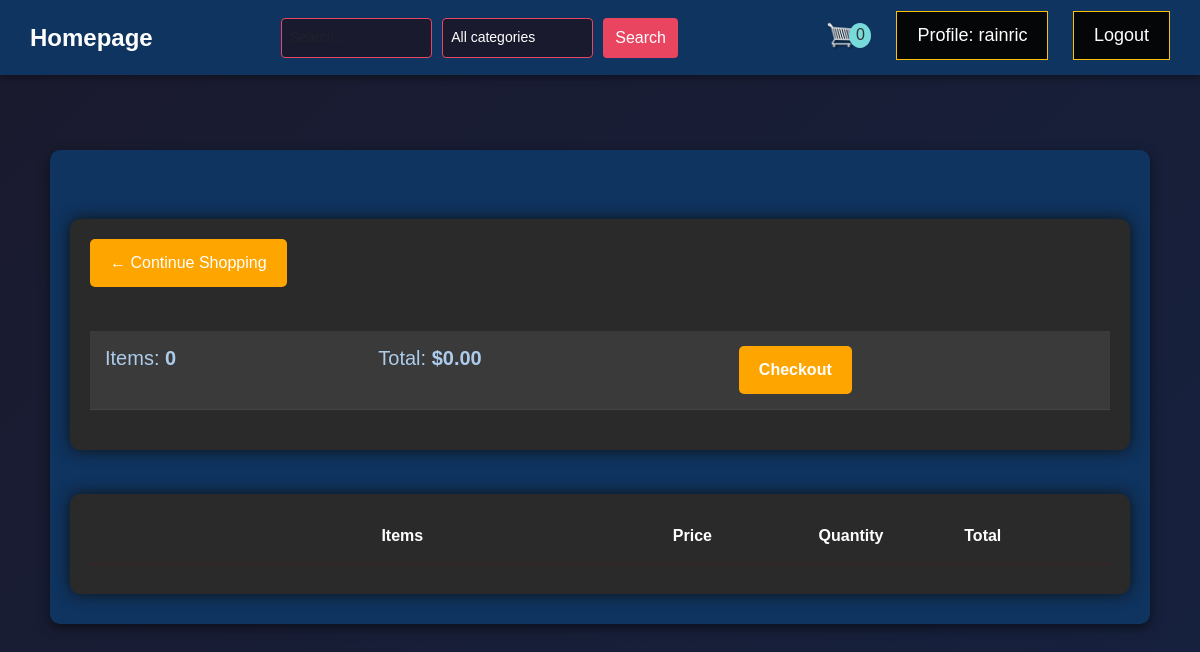
The page /cart/ (signed in) on the database as committed earlier.
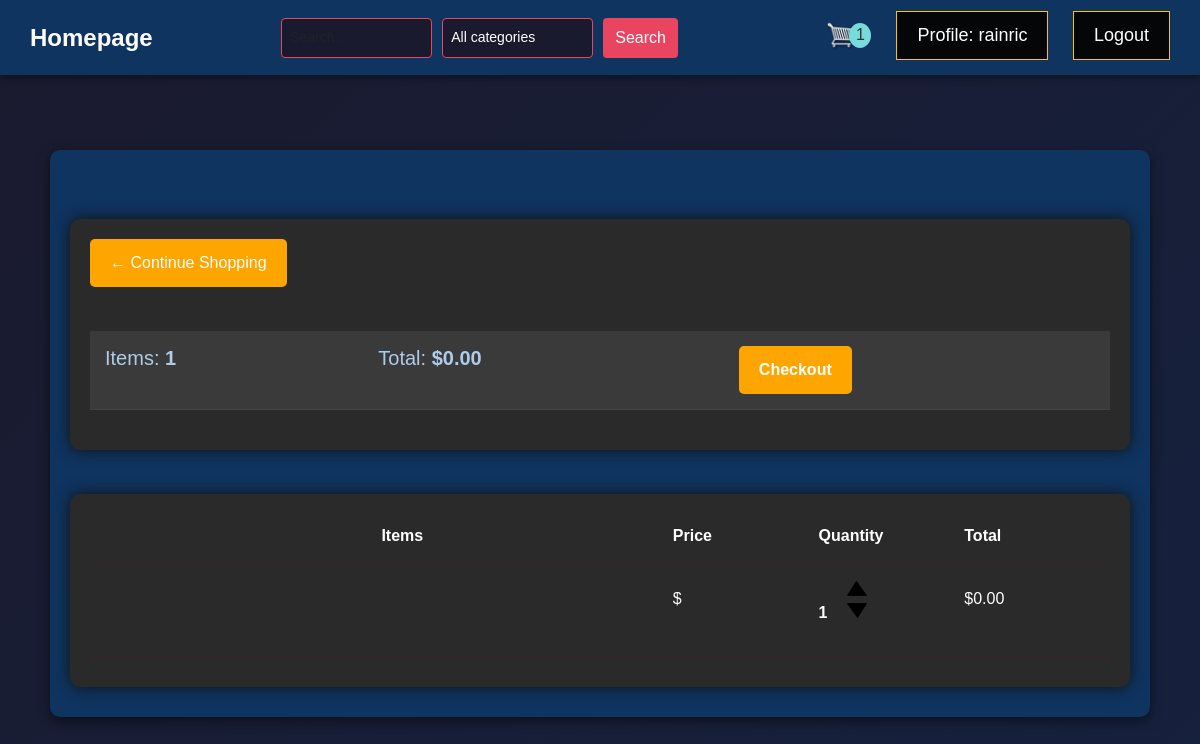
The same page on the database as committed later.
### store/models.py (models this page shows, shortened)
class Order(models.Model):
	customer = models.ForeignKey(Customer, on_delete=models.SET_NULL, null=True, blank=True)
	date_ordered = models.DateTimeField(auto_now_add=True)
	complete = models.BooleanField(default=False)
	transaction_id = models.CharField(max_length=100, null=True)
	digital = models.BooleanField(default=False)
	shipping = models.BooleanField(default=False)
	name = models.CharField(max_length=200, null=True)
	@property
	def shipping(self):
		shipping = False
		orderitems = self.orderitem_set.all()
		for i in orderitems:
			if i.product is not None and not i.product.digital:
				shipping = True
		return shipping
	@property
	def get_cart_total(self):
		orderitems = self.orderitem_set.all()
		total = sum([item.get_total for item in orderitems])
		return total
	@property
	def get_cart_items(self):
		orderitems = self.orderitem_set.all()
		total = sum([item.quantity for item in orderitems])
		return total

class OrderItem(models.Model):
	product = models.ForeignKey(Product, on_delete=models.SET_NULL, null=True, default=None)
	order = models.ForeignKey(Order, on_delete=models.SET_NULL, null=True)
	quantity = models.IntegerField(default=0, null=True, blank=True)
	date_added = models.DateTimeField(auto_now_add=True)
	@property
	def get_total(self):
		if self.product is not None:
			total = self.product.price * self.quantity
			return total
		else:
			return 0

### store/views.py (the view)
# urls.py: path('cart/', views.cart, name="cart"),
@login_required
def cart(request):
    data = cartData(request)
    cartItems = data['cartItems']
    order = data['order']
    items = data['items']
    context = {'items': items, 'order': order, 'cartItems': cartItems}
    return render(request, 'store/cart.html', context)

### store/utils.py (called while the page is built)
def cartData(request):
    cartItems = 0
    order = {'get_cart_total': 0, 'get_cart_items': 0}
    items = []
    try:
        if request.user.is_authenticated:
            customer = request.user.customer
            order = Order.objects.get(customer=customer, complete=False)
            items = order.orderitem_set.all()
            cartItems = order.get_cart_items
        else:
            cart = json.loads(request.COOKIES.get('cart', '{}'))
            for i in cart:
                cartItems += cart[i]['quantity']
    except Exception as e:
        print(f"Error in cartData: {e}")
    return {'cartItems': cartItems, 'order': order, 'items': items}

### store/templates/store/cart.html (shortened to what this page needs)
{% extends 'store/boang.html' %}
{% load static %}
{% block content %}
<div class="row">
    <div class="col-lg-12">
        <div class="box-element">
            <a class="btn-custom" href="{% url 'store:store' %}">&#x2190; Continue Shopping</a>
            <br><br>
            <table class="table">
                <tr>
                    <th>
                        <h5>Items: <strong>{{ order.get_cart_items }}</strong></h5>
                    </th>
                    <th>
                        <h5>Total: <strong>${{ order.get_cart_total|floatformat:2 }}</strong></h5>
                    </th>
                    <th>
                        <a class="btn-custom" href="{% url 'store:checkout' %}">Checkout</a>
                    </th>
                </tr>
            </table>
        </div>
        <br>
        <div class="box-element">
            <div class="cart-row">
                <div style="flex:2"><strong>Items</strong></div>
                <div style="flex:1"><strong>Price</strong></div>
                <div style="flex:1"><strong>Quantity</strong></div>
                <div style="flex:1"><strong>Total</strong></div>
            </div>
            {% for item in items %}
            <div class="cart-row">
                <div style="flex:2"><img class="row-image" src="{{ item.product.image.url }}"></div>
                <div style="flex:2">
                </div>
                <div style="flex:1">
                    <p>${{ item.product.price|floatformat:2 }}</p>
                </div>
                <div style="flex:1">
                    <p class="quantity">{{ item.quantity }}</p>
                    <div class="quantity">
                        <img class="chg-quantity update-cart" data-product="{{ item.product.id }}" data-action="add"
                             src="{% static 'images/arrow-up.png' %}">
                        <img class="chg-quantity update-cart" data-product="{{ item.product.id }}" data-action="remove"
                             src="{% static 'images/arrow-down.png' %}">
                    </div>
                </div>
                <div style="flex:1">
                    <p>${{ item.get_total|floatformat:2 }}</p>
                </div>
            </div>
            {% endfor %}
        </div>
    </div>
</div>
{% endblock content %}

### store/templates/store/boang.html (shortened to what this page needs)
{% load static %}
<!DOCTYPE html>
<html lang="en">
<head>
    <link href="https://cdn.jsdelivr.net/npm/bootstrap@5.3.2/dist/css/bootstrap.min.css" rel="stylesheet"
>
    <link rel="stylesheet" type="text/css" href="{% static 'css/main.css' %}">
</head>
<body>
    <nav class="header">
        <a href="{% url 'store:home' %}" class="logo">Homepage</a>
        <div class="header-right">
            <form method="get" action="{% url 'store:home' %}" class="search_form">
                <input type="text" name="query" placeholder="Search..." class="form-control" value="{{ request.GET.query }}">
                <select name="category" class="form-control" onchange="this.form.submit()">
                    <option value="" {% if not request.GET.category %}selected{% endif %}>All categories</option>
                </select>
                <button type="submit" class="btn btn-outline-success">Search</button>
            </form>
        </div>
        <div class="header-right">
            {% if user.is_authenticated %}
            <a href="{% url 'store:cart' %}">
                <img id="cart-icon" src="{% static 'images/cart.png' %}">
                <p style ="" id="cart-total">{{ cartItems }}</p>
            </a>
            <a href="{% url 'store:profile' %}" class="btn btn-warning">Profile: {{ user.username }}</a>
            <a style = "margin-left: 10px; margin-right: 10px;" href="{% url 'store:logout' %}" class="btn btn-warning">Logout</a>
            {% else %}
                <a href="{% url 'store:signup_view' %}">Sign up</a>
                <a href="{% url 'store:login_view' %}">Login</a>
            {% endif %}
        </div>
    </nav>
     <div class="container">
        <br>
        {% block content %}
        {% endblock content %}
    </div>
</body>
</html>

Rows that differ between the two databases and show on the page:
added Order: get_cart_items "1", get_cart_total "0.00"
added OrderItem: quantity "1", get_total "0.00"
Other text that changed with them:
{{ cartItems }}: "0" → "1"
{{ order.get_cart_items }}: "0" → (not shown)
{{ order.get_cart_total|floatformat:2 }}: "0.00" → (not shown)
